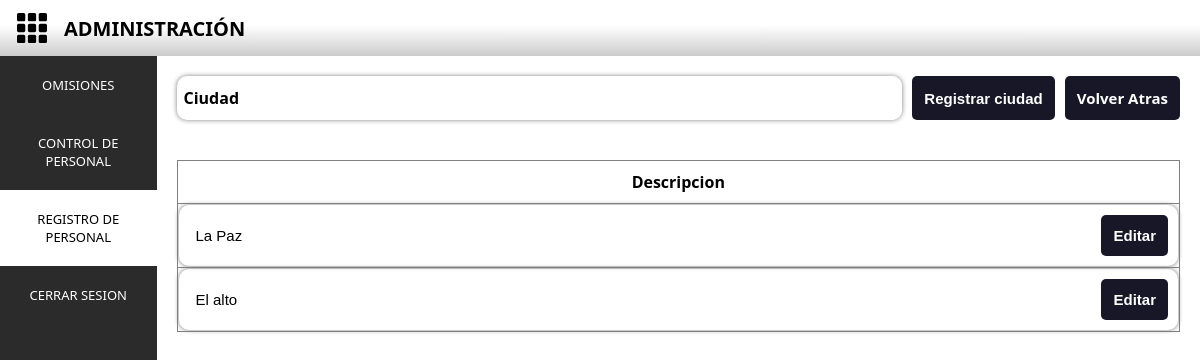
Screenshot of /view/Ciudades.php (signed in) with the database file from the repository.
### tables this page shows
CREATE TABLE `ciudades` (
  `id_ciudad` int NOT NULL,
  `des_ciudad` varchar(100) NOT NULL,
  `f_registro_ciudad` date NOT NULL,
  `h_registro_ciudad` time NOT NULL,
  `alter_ciudad` datetime NOT NULL
);

### connection/Conexion.php (called while the page is built)
<?php
class Conexion{
    private static $db = "administracion";
    private static $host = "localhost";
    private static $user = "root";
    private static $pass = "";
    public static function Conectar(){
        try {
            $con = "mysql:host=" . self::$host . ";dbname=" . self::$db;
            $stmt = new PDO($con, self::$user, self::$pass);
            $stmt->setAttribute(PDO::ATTR_ERRMODE, PDO::ERRMODE_EXCEPTION);
            return $stmt;
        } catch (PDOException $th) {
            echo $th->getMessage();
        }
    }
}
?>

### class/Ciudades.php (called while the page is built, shortened)
<?php
    require_once("../connection/Conexion.php");
    class Ciudades extends Conexion{
        public static function Mostrar(){
            try {
                $sql = "SELECT * FROM ciudades";
                $stmt = Conexion::Conectar()->prepare($sql);
                $stmt->execute();
                $result = $stmt->fetchAll(PDO::FETCH_OBJ);
                return $result;
            } catch (PDOException $th) {
                echo $th;
            }
        }
    }
?>

### view/Ciudades.php (the view)
<?php include("../templates/header.php")?>
<?php include("../class/Ciudades.php")?>
<link rel="stylesheet" href="../css/styles2.css">
<link rel="stylesheet" href="../css/escalables0.css">
<form action="../request/Ciudades.php" method="post">
    <div class="container-camps">
        <div class="select-w-btn">
            <label for="ciudad" class="w-t">Ciudad</label>
            <input type="text" name="des_ciudad" id="ciudad" class="campo" autofocus required>
        </div>
        <button type="submit" class="btn bg-black-blue" name="insertar_ciudad">Registrar ciudad</button>
        <a href="Empleados_insertar.php" class="btn bg-black-blue">Volver Atras</a>
    </div>
</form>
<div class="p20">
    <table border="1">
        <thead>
            <th class="p10">
                Descripcion
            </th>
        </thead>
        <tbody>
            <?php foreach(Ciudades::Mostrar() as $item): ?>
            <tr>
                <td>
                    <form action="../request/Ciudades.php" method="post">
                        <div class="input-w-btn p10">
                            <input type="text" name="des_ciudad" id="" value="<?= $item->des_ciudad ?>" class="campo" required>
                            <button type="submit" name="id_ciudad" class="btn bg-black-blue" value="<?=  $item->id_ciudad ?>">Editar</button>
                        </div>
                    </form>
                </td>
            </tr>
            <?php endforeach; ?>
        </tbody>
    </table>
</div>

### css/main2.css (style rules this page uses)
:root { --negro: rgb(43,43,43); }
body { font-family: system-ui, -apple-system, BlinkMacSystemFont, 'Segoe UI', Roboto, Oxygen, Ubuntu, Cantarell, 'Open Sans', 'Helvetica Neue', sans-serif; margin: 0px; width: 100%; height: 100vh; }
a { text-decoration: none; }

### css/styles2.css (style rules this page uses)
body { font-family: system-ui, -apple-system, BlinkMacSystemFont, 'Segoe UI', Roboto, Oxygen, Ubuntu, Cantarell, 'Open Sans', 'Helvetica Neue', sans-serif; }
.input-w-btn { border-radius: 10px; display: flex; align-items: center; box-shadow: 0 0 5px .1px gray; overflow: hidden; flex: 1; }
.w-t { display: flex; font-weight: bold; padding: 7px; }
.select-w-btn { border-radius: 10px; display: flex; align-items: center; box-shadow: 0 0 5px .1px gray; overflow: hidden; flex: 1; }
.campo { height: 100%; border: none; outline: none; font-size: 15px; width: 100%; padding: 7px; }
.container-camps { padding: 20px; display: flex; gap: 10px; }
.btn { padding: 12px; border: none; border-radius: 5px; font-size: 15px; cursor: pointer; font-weight: bold; }
.bg-black-blue { background-color: rgb(23, 23, 40); color: white; }
.p20 { padding: 20px; }
.p10 { padding: 10px; }

### css/escalables0.css (style rules this page uses)
table { width: 100%; border-collapse: collapse; }

### rows the page displays
ciudades: des_ciudad "La Paz", $item->id_ciudad 1 (drawn)
ciudades: des_ciudad "El alto", $item->id_ciudad 2 (drawn)
